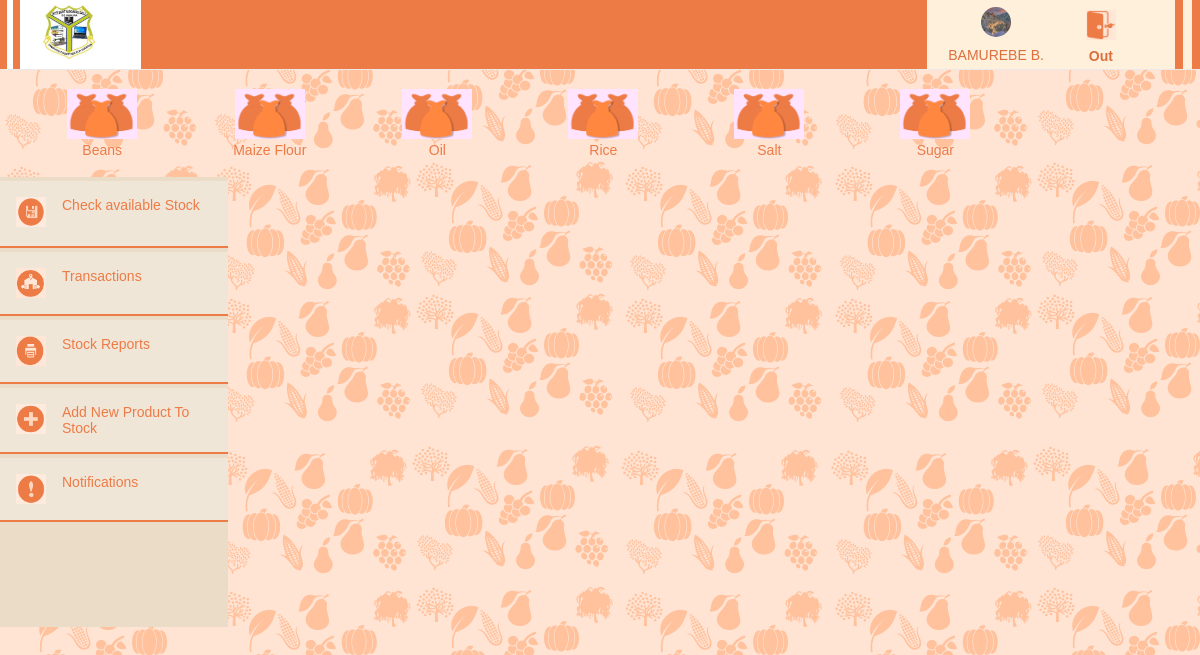
The page /a_index.php (signed in) on the database its author committed.
### tables this page shows
CREATE TABLE `users` (
  `U_ID` int(11) NOT NULL,
  `fullname` varchar(100) NOT NULL,
  `phone_number` varchar(13) NOT NULL,
  `password` varchar(100) NOT NULL,
  `role` varchar(100) NOT NULL,
  `pic` varchar(255) NOT NULL DEFAULT 'profiles/default.png',
  `reg_date` date NOT NULL
);

CREATE TABLE `products` (
  `pro_id` int(11) NOT NULL,
  `product_name` varchar(200) NOT NULL,
  `Quantity` decimal(13,2) NOT NULL,
  `qnty_measures` varchar(50) NOT NULL DEFAULT 'kgs'
);

### a_index.php (the view, shortened to what this page needs)
<?php
 if (isset($_SESSION['skeeper'])) {
    include('connection.php');
    $uid=$_SESSION['skeeper'];
    $profile=mysqli_query($con,"select * from users where U_ID='$uid'");
    $fetchP=mysqli_fetch_array($profile);
    ?>
<!DOCTYPE html>
<html>
<head>
    <link rel="stylesheet" href="index.css">
</head>
<body style="background-image: url('images/back.png');margin: 0px;">
<header>
    <div class="logo">
        <div class="img" style="background-color: white;padding: 5px;width: 100px;border-left: 20px double rgb(237, 123, 70);padding-left: 16px;">
        <img src="images/lyceelogo.png" height="55" width="60">
    </div>
    </div>
    <div class="profiles" style="display: flex;padding-left: 1rem;">
        <div>
            <a href="account.php" target="mainframe">
                <img src="<?php echo $fetchP['pic']?>" width="30" height="30" style="border: 2px solid  rgba(255, 240, 220, 1.0);border-radius: 50px;opacity: 0.8;"> <br>
             <span><?php echo $_SESSION['user'];?></span>
            </a>
            </div>
        <div style="margin-left: 2rem;">
            <a href="logout.php">
                <img style="padding-top: 10px;" src="images/lock.png" height="30" width="30">
                <br><b style="padding: 5px;">Out</b></a>
        </div>
    </div>
</header>
<div class="products">
    <?php
        $qry=mysqli_query($con,"select * from products order by product_name asc");
        while ($fetch=mysqli_fetch_array($qry)) {
            ?>
            <a href="product_desc.php?pid=<?php echo $fetch['pro_id']?>" target="mainframe">
            <div class="pro">
                <div>
                    <img src="images/products.png" width="70" height="50">
                </div>
                <div><?php echo $fetch['product_name']?></div>
            </div>
            <?php
        }
    ?>
</div>
<div class="main">
    <div class="links">
        <div class="a" style="display: flex;">
            <img src="images/prin.png" height="30" width="30" style="margin-right: 1rem;">
            <a class="link" target="mainframe" href="avaliable_stock.php">Check available Stock</a>
        </div>
            <div class="a" style="display: flex;">
            <img src="images/stock.png" height="30" width="30" style="margin-right: 1rem;">
            <a class="link" target="mainframe" href="Search.php">Transactions</a>
        </div>
        <div class="a" style="display: flex;">
            <img src="images/print.png" height="30" width="30" style="margin-right: 1rem;">
            <a class="link" target="mainframe" href="stock_in_today.php">Stock Reports</a>
        </div>
        <div class="a" style="display: flex;">
            <img src="images/addn.png" height="30" width="30" style="margin-right: 1rem;">
            <a class="link" target="mainframe" href="register_new.php">Add New Product To Stock</a></div>
        <div class="a" style="display: flex;">
            <img src="images/exc.png" height="30" width="30" style="margin-right: 1rem;">
            <a class="link" target="mainframe" href="notifications.php">Notifications</a>
        </div>
    </div>
    <iframe src="search.php" name="mainframe"></iframe>
</div>
</body>
</html>
 <?php
 }else{
    header('location:login.php');
 }
?>

### index.css (style rules this page uses)
.products { padding: 0.2rem; display: flex; background-color: transparent; ; overflow: auto; width: auto; }
.products a,.links a { color: rgb(237, 123, 70); font-size: 14px; font-family: 'Franklin Gothic Medium', 'Arial Narrow', Arial, sans-serif; text-decoration: none; }
.pro { margin-left: 2rem; text-align: center; padding: 1rem 2rem 1rem 2rem; }
.main { display: flex; }
iframe { width: 80%; border: none; height: 450px; }
.links { width: 19%; background-color: rgba(235, 220, 200, 1.0); }
.a { padding: 1rem; background-color: rgba(250, 250, 250, 0.3); border-bottom: 2px solid rgb(237, 123, 70); margin-top: 4px; display: flex; }
a { color: rgb(220, 111, 61); font-size: 14px; text-decoration: none; font-family: 'Franklin Gothic Medium', 'Arial Narrow', Arial, sans-serif; }
header { background-color: rgb(237, 123, 70); display: flex; border-bottom: 0.5px solid rgb(236, 232, 232); }
.logo { width: 80%; padding: 0rem; }
.profiles { background-color: rgba(255, 240, 220, 1.0); width: 20%; color: rgb(237, 123, 70); font: 13px arial,sans-serif; text-align: center; border-right: 25px double rgb(237, 123, 70); display: flex; }
.profiles img,.profiles span { padding: 5px; }

### rows shown on the page
users: pic (picture)
products: product_name "Beans"
products: product_name "Maize Flour"
products: product_name "Oil"
products: product_name "Rice"
products: product_name "Salt"
products: product_name "Sugar"

### other values the page prints
$_SESSION['user'] "BAMUREBE B."
